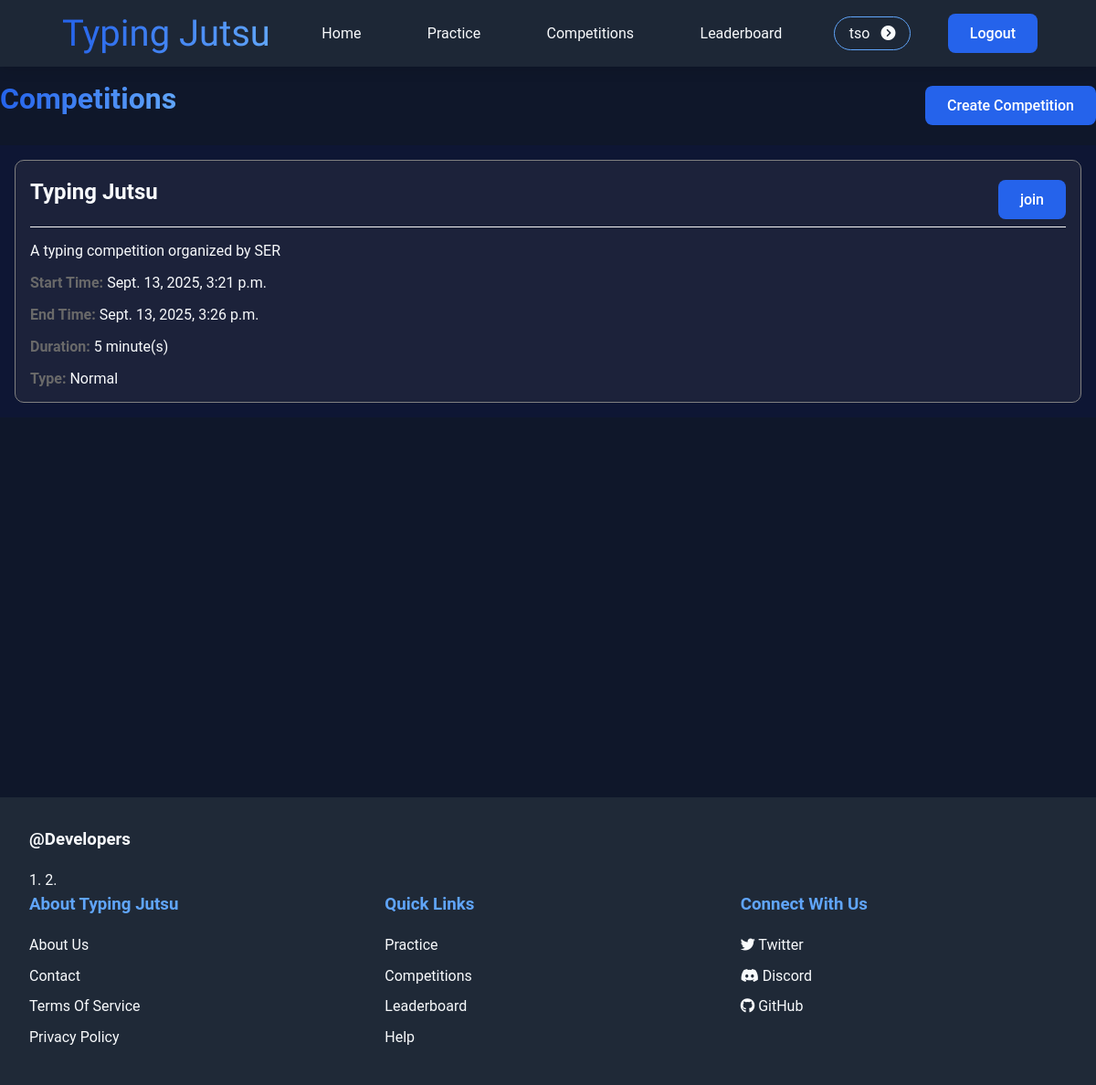
The page /competitions/ (signed in) on the database as committed earlier.
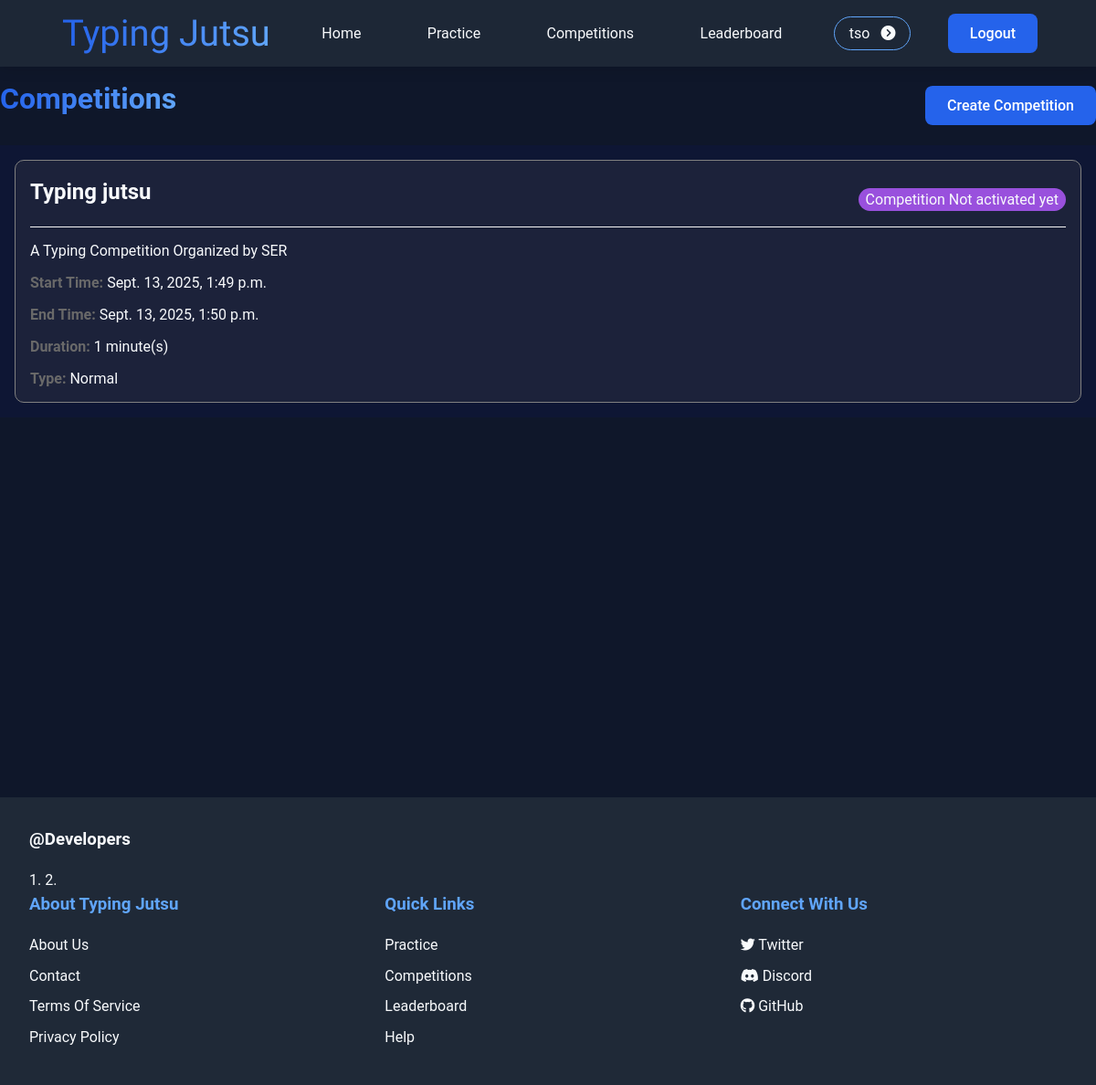
The same page on the database as committed later.
### typing_game/models.py (models this page shows, shortened)
class Organizer(models.Model):
    name = models.CharField(max_length=30)
    email = models.EmailField(max_length=40, unique=True)
    mobile_num = models.CharField(max_length=10)
    password = models.CharField(max_length=128)
    class Meta:
        db_table = 'organizers'

class Competition(models.Model):
    title = models.CharField(max_length=200)
    description = models.TextField()
    start_time = models.DateTimeField()
    duration = models.IntegerField(help_text="Duration in minutes", default=3)
    organizer = models.ForeignKey(Organizer, on_delete=models.CASCADE, related_name='competitions')
    participants = models.ManyToManyField(Participant, related_name='competitions',)
    type = models.CharField(
        max_length=15,
        choices=[('Normal','normal'), ('Reverse','reverse'), ('Jumble-Word','jumble-word')],
    )
    paragraphs = models.JSONField(default=list)
    expired = models.BooleanField(default=False)
    started = models.BooleanField(default=False)
    status = models.CharField(max_length=10, choices=[('waiting', 'Waiting'), ('active','Active'), ( 'ended','Ended')], default='waiting')
    @property
    def end_time(self):
        return self.start_time + timedelta(minutes=self.duration)

### typing_game/views.py (the view)
# urls.py: path('competitions/', views.competitions, name='competitions'),
@login_required
def competitions(request):
    context = get_auth_context(request)
    user_id = context.get('user_id')
    user_role = context.get('user_role')
    profile_user = None
    if user_id and user_role:
        try:
            if user_role == 'participant':
                profile_user = Participant.objects.get(id=user_id)
            elif user_role == 'organizer':
                profile_user = Organizer.objects.get(id=user_id)
        except (Participant.DoesNotExist, Organizer.DoesNotExist):
            request.session.flush() # User in session not in DB, clear it.
    context['competitions'] = Competition.objects.order_by('-start_time')
    context['profile_user'] = profile_user
    return render(request, 'typing_game/competitions.html', context)

### typing_game/views.py (called while the page is built)
def get_auth_context(request):
    user_id = request.session.get('user_id')
    user_role = request.session.get('user_role')
    return {
        'is_authenticated': bool(user_id),
        'user_role': user_role,
        'user_id' : user_id,
    }

### typing_game/templates/typing_game/competitions.html (shortened to what this page needs)
{% extends 'typing_game/base.html' %}
{% block page %}
<div class="page-header">
    <h1>Competitions</h1>
    <a href="{% url 'typing_game:create_competition' %}" class="button">Create Competition</a>
</div>
<div class="competition_list_container">
    {% for competition in competitions %}
        <div class="each_competition">
            <div id="competition_header" class="page-header">
                <h2>{{competition.title}}</h2>
                {% if competition.organizer.id == profile_user.id and user_role == 'organizer' %}
                    <div class="actions">
                        <a href="{% url 'typing_game:edit_competition' competition.id %}" class="button">Edit</a>
                        <a href="{% url 'typing_game:delete_competition' competition.id %}" class="button" onclick="return confirm('Are you sure you want to delete ')">Delete</a>
                        {% if competition.status == 'active' %}
                            <a href="{% url 'typing_game:live_competition' competition.id %}" class="button" onclick="return confirm('Please confirm')">Go to Live</a>
                        {% else %}
                            <a href="{% url 'typing_game:activate_competition' competition.id %}" class="button" onclick="return confirm('Are you sure you want to activate this competition?')">Activate</a>
                        {% endif %}
                    </div>
                {% else %}
                    {% if competition.status == 'active' %}
                        <a href="{% url 'typing_game:join_competition' competition.id %}" class="button" onclick="return confirm('Are you sure you want to Join')">join</a>
                    {% elif competition.started %}
                        <span class="button-info">Competition is started</span>
                    {%else%}
                        <span class="button-info">Competition Not activated yet</span>
                    {%endif%}
                {% endif %}
            </div>
            <div class="each_comp_more_detail">
                <p id="description"><strong></strong>{{competition.description}}</p>
                <p><strong>Start Time: </strong>{{competition.start_time}}</p>
                <p><strong>End Time: </strong>{{competition.end_time}}</p>
                <p><strong>Duration: </strong>{{competition.duration}} minute(s)</p>
                <p><strong>Type: </strong>{{competition.type}}</p>
            </div>
        </div>
    {%empty%}
        <h3>No Competitions Available right Now</h3>
    {% endfor %}
</div>
{% endblock %}

### typing_game/templates/typing_game/base.html (shortened to what this page needs)
{% load static %}
<!DOCTYPE html>
<html lang="en">
<head>
    <link rel="stylesheet" href="https://cdnjs.cloudflare.com/ajax/libs/font-awesome/6.4.2/css/all.min.css">
    <link rel="stylesheet" href="{% static 'css/global.css' %}">
</head>
<body>
    <nav>
        <ul>
            <li>
                <div class="logoAndText">
                    <span id="logoText">Typing Jutsu</span>
                </div>
            </li>
            <li><a href="{% url 'typing_game:home' %}">Home</a></li>
            <li><a href="{% url 'typing_game:practice' %}">Practice</a></li>
            <li><a href="{% url 'typing_game:competitions' %}">Competitions</a></li>
            <li><a href="{% url 'typing_game:leaderboard' %}">Leaderboard</a></li>
            {% if is_authenticated %}
                <li>
                    <details id="profile">
                        <summary>
                            {{ request.session.user_name }} <i class="fa-solid fa-circle-chevron-right"></i>
                        </summary>
                    </details>
                </li>
                <li><a href="{% url 'typing_game:logout' %}" class="button">Logout</a></li>
            {% else %}
                <li><a href="{% url 'typing_game:login' %}" class="button">Login</a></li>
                <li><a href="{% url 'typing_game:signup' %}" class="button">Sign Up</a></li>
            {% endif %}
        </ul>
    </nav>
    <main>
        {% block page %}{% endblock %}
    </main>
    <footer>
        <div class="promotion">
            <h3>@Developers</h3>
            <span>1.<a href=""></a></span>
            <span>2. <a href=""></a></span>
        </div>
        <div class="footer-content">
            <div class="footer-section">
                <h3>About Typing Jutsu</h3>
                <ul >
                    <li><a href="">About Us</a></li>
                    <li><a href="">Contact</a></li>
                    <li><a href="{% url 'typing_game:terms' %}">Terms Of Service</a></li>
                    <li><a href="{% url 'typing_game:privacy' %}">Privacy Policy</a></li>
                </ul>
            </div>
            <div class="footer-section">
                <h3>Quick Links</h3>
                <ul>
                    <li><a href="{% url 'typing_game:practice' %}">Practice</a></li>
                    <li><a href="{% url 'typing_game:competitions' %}">Competitions</a></li>
                    <li><a href="{% url 'typing_game:leaderboard' %}">Leaderboard</a></li>
                    <li><a href="{% url 'typing_game:help' %}">Help</a></li>
                </ul>
            </div>
            <div class="footer-section">
                <h3>Connect With Us</h3>
                <ul>
                    <li><a href="#"><i class="fab fa-twitter"></i> Twitter</a></li>
                    <li><a href="#"><i class="fab fa-discord"></i> Discord</a></li>
                    <li><a href="#"><i class="fab fa-github"></i> GitHub</a></li>
                </ul>
            </div>
        </div>
    </footer>
</body>
</html>

### static/css/global.css (style rules this page uses)
* { margin: 0; padding: 0; box-sizing: border-box; font-family: 'Roboto', Tahoma, Geneva, Verdana, sans-serif; }
:root { --primary-color: #2563eb; --secondary-color: #1e40af; --accent-color: #60a5fa; --background-color: #0f172a; --text-color: #f8fafc; --gray-800: #1f2937; --gray-700: #374151; --gray-100: #f3f4f6; }
html,body { width: 100%; height: 100%; }
body { background-color: var(--background-color); color: var(--text-color); min-height: 100vh; display: flex; justify-content: flex-start; align-items: center; flex-direction: column; }
nav { background-color: rgba(31, 41, 55, 0.95); backdrop-filter: blur(10px); width: 100%; box-shadow: 0 2px 15px rgba(0, 0, 0, 0.137); padding: 0.8em 4em; }
nav a { color: var(--text-color); text-decoration: none; padding: 0.5rem 1rem; border-radius: 0.5rem; transition: all 0.3s ease; }
main { flex: 1; max-width: 1200px; width: 100%; min-height: 100vh; height: 100%; max-height: 100%; }
h1, h2, h3, h4, h5, h6 { font-weight: 600; margin-bottom: 1rem; color: var(--text-color); }
h1 { background: linear-gradient(to right, var(--primary-color), var(--accent-color)); -webkit-background-clip: text; background-clip: text; -webkit-text-fill-color: transparent; }
.button { background-color: var(--primary-color); color: white; padding: 0.75rem 1.5rem; border-radius: 0.5rem; border: none; font-weight: 500; cursor: pointer; transition: all 0.3s ease; text-decoration: none; }
footer { background-color: var(--gray-800); padding: 2rem; margin-top: auto; line-height: 1.6; width: 100%; }
.footer-content { max-width: 1200px; margin: auto; display: grid; grid-template-columns: repeat(auto-fit, minmax(250px, 1fr)); gap: 2rem; }
.footer-section h3 { color: var(--accent-color); margin-bottom: 1rem; }
.footer-section ul { list-style: none; }
.footer-section ul li { margin-bottom: 0.5rem; }
.footer-section a { color: var(--text-color); text-decoration: none; transition: color 0.3s ease; }

### typing_game/templates/typing_game/competitions.html (style rules this page uses)
.page-header { display: flex; justify-content: space-between; align-items: center; margin: 1em 0; }
.button-info { border-radius: 20px; padding: 0.2em 0.5em; background: rgb(153, 80, 221); }

Rows that differ between the two databases and show on the page:
removed Competition: title "Typing Jutsu", status "join", description "A typing competition organized by SER", start_time "Sept. 13, 2025, 3:21 p.m.", end_time "Sept. 13, 2025, 3:26 p.m.", duration "5", type "Normal"
added Competition: title "Typing jutsu", status "Competition Not activated yet", description "A Typing Competition Organized by SER", start_time "Sept. 13, 2025, 1:49 p.m.", end_time "Sept. 13, 2025, 1:50 p.m.", duration "1", type "Normal"
